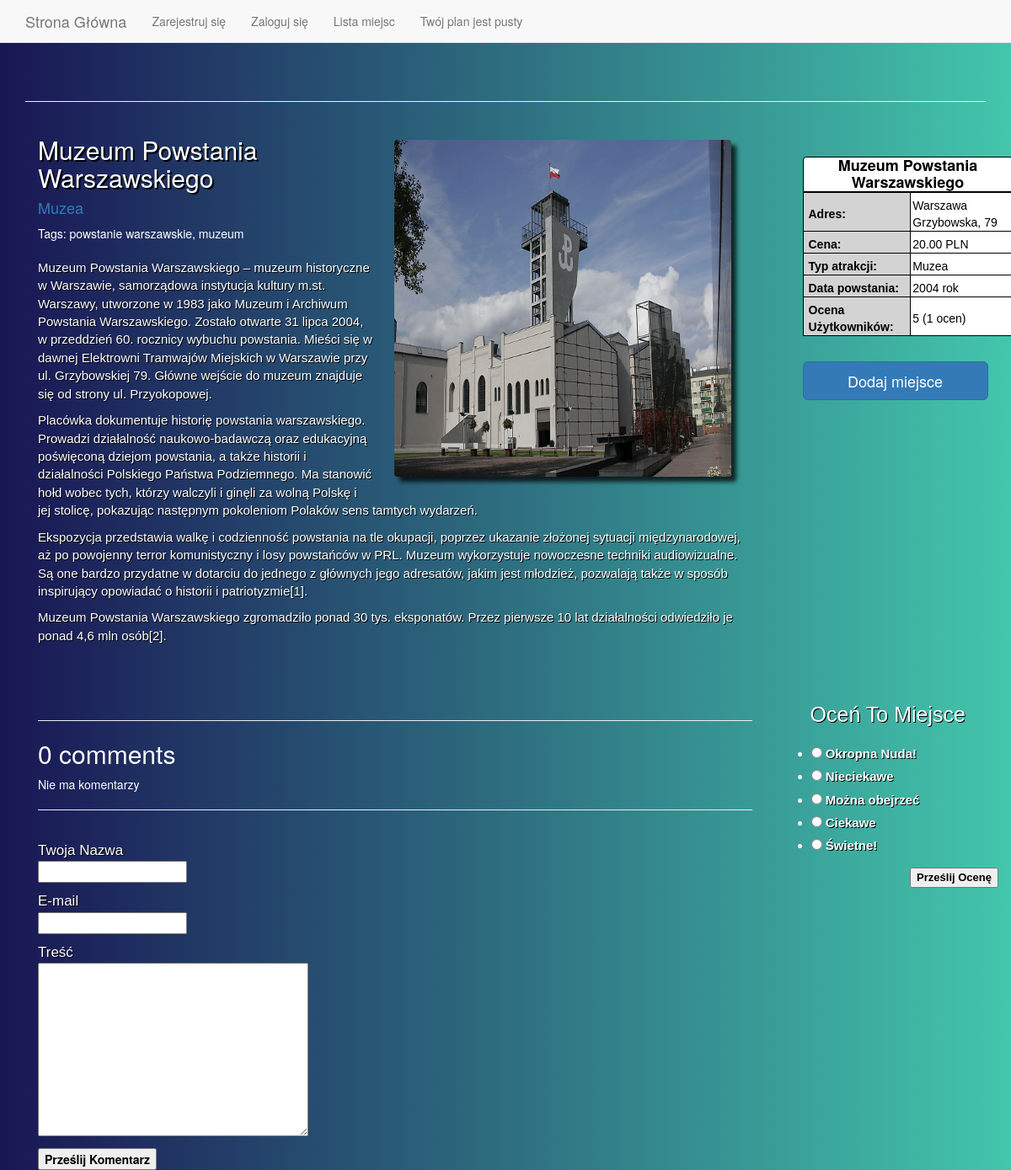
Before: /5/muzeum-powstania-warszawskiego/ with the older database file.
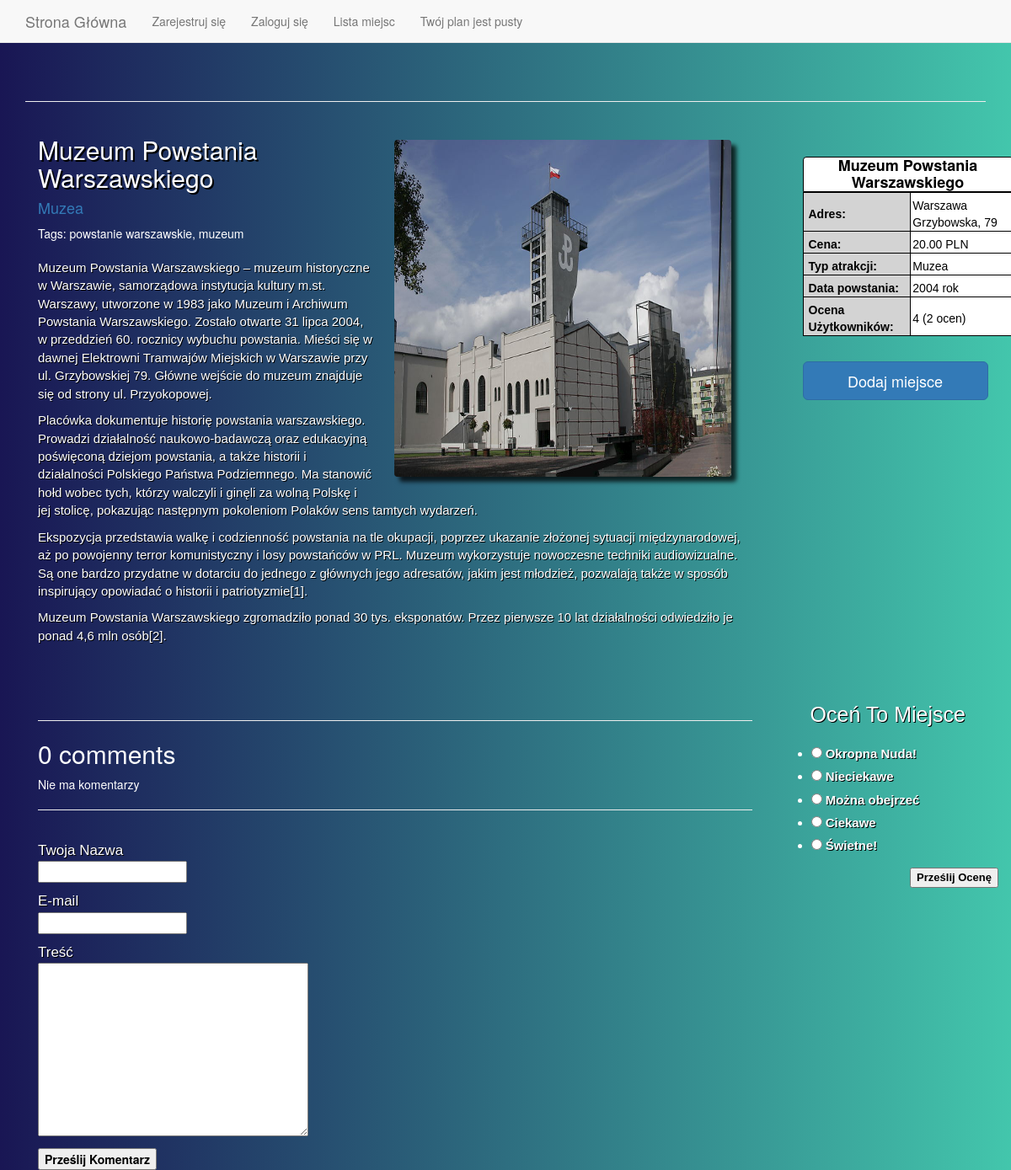
After: the same page with the newer database file.
### explorerapp/models.py (models this page shows, shortened)
class Place(models.Model):
    name = models.CharField(max_length=60)
    slug = models.SlugField(max_length=200, unique=True)
    description = models.TextField()
    category = models.ForeignKey(Category, related_name='places', on_delete=models.CASCADE)
    cost = models.DecimalField(max_digits=10, decimal_places=2)
    image = models.ImageField(upload_to='images/%Y/%m/%d', blank=True)
    created = models.DateTimeField(auto_now_add=True)
    updated = models.DateTimeField(auto_now=True)
    address = models.ForeignKey(Address, on_delete=models.CASCADE, null=True)
    creation_date = models.DecimalField(max_digits=4, decimal_places=0, )
    sum_of_rating = models.DecimalField(max_digits=9, decimal_places=2, default=5)
    num_of_ratings = models.IntegerField(default=1)
    tags = TaggableManager()
    class Meta:
        ordering = ('name',)

class Category(models.Model):
    name = models.CharField(max_length=200, db_index=True)
    slug = models.SlugField(max_length=200, unique=True)
    def __str__(self):
        return self.name
    def get_absolute_url(self):
        return reverse('explorer:places_list_by_category', args=[self.slug])

class Address(models.Model):
    street = models.CharField(max_length=60)
    city = models.ForeignKey(City, on_delete=models.CASCADE)
    location_number = models.CharField(max_length=10, blank=True)
    latitude = models.DecimalField(max_digits=10, decimal_places=8, null=True, blank=True)
    length = models.DecimalField(max_digits=11, decimal_places=8, null=True, blank=True)

class City(models.Model):
    name = models.CharField(max_length=30)
    slug = models.SlugField(max_length=30, unique=True)
    def __str__(self):
        return self.name

### explorerapp/views.py (the view, shortened to what this page needs)
# urls.py: path('<int:id>/<slug:slug>/', views.PlaceView.as_view(), name='place_detail'),
class PlaceView(View):
    template_name = 'explorer/place_detail.html'
    def place_detail(self):
        place = get_object_or_404(Place, id=self.kwargs['id'], slug=self.kwargs['slug'])
        return place
    def comments_get(self):
        place = get_object_or_404(Place, id=self.kwargs['id'], slug=self.kwargs['slug'])
        comments = place.comments.filter(active=True)
        return comments
    def get_context_data(self,  **kwargs):
        kwargs['place'] = self.place_detail()
        kwargs['comments'] = self.comments_get()
        if 'rating_form' not in kwargs:
            kwargs['rating_form'] = RatingForm()
        if 'comment_form' not in kwargs:
            kwargs['comment_form'] = CommentForm()
        return kwargs
    def get(self, request, *args, **kwargs):
        return render(request, self.template_name, self.get_context_data())

### explorerapp/forms.py
class RatingForm(forms.Form):
    OPTIONS = [
        (1, 'Okropna Nuda!'),
        (2, 'Nieciekawe'),
        (3, 'Można obejrzeć'),
        (4, 'Ciekawe'),
        (5, 'Świetne!')
    ]
    Rating = forms.ChoiceField(widget=forms.RadioSelect, choices=OPTIONS)

class CommentForm(forms.ModelForm):
    class Meta:
        model = Comment
        fields = ('name', 'email', 'body')
        labels = {
            'name': _('Twój nick'),
            'body': _('Treść')}

### plan/context_processors.py (called while the page is built)
def plan(request):
    return {'plan': Plan(request)}

### plan/plan.py (called while the page is built)
    def __len__(self):
        return sum(item['quantity'] for item in self.plan.values())

### explorerapp/templates/explorer/place_detail.html (shortened to what the changed rows need)
{% extends "explorer/base.html" %}
{% block content %}
  {% load static %}
  {% load mathfilters %}
  {% load bootstrap3 %}
    <link rel="stylesheet" type="text/css" href="{% static 'css/place_detail.css' %}">
        <div class="container">
          <div class="row" >
            <div class="col-md-9" style="">
                <img id="placeimg" style="float:right; margin:25px" src="{% if place.image %}{{ place.image.url }}{% else %}{% static 'img/no_image.png' %}{% endif %}">
                <div >
                    <h2 style="text-shadow: 2px 2px black;">{{ place.name }}</h2>
                      <h4><a href="{{ place.category.get_absolute_url }}">{{ place.category }}</a></h4>
                      <p class="tags">Tags: {{ place.tags.all|join:", " }}</p>
                <div id="description" class="description">
                      {{ place.description|linebreaks }}
                </div>
                </div>
            </div>
            <div class="col-md-3" id="information-table" >
                <h4 class="place-name">{{ place.name }}</h4>
                <table style="background-color:white;">
                    <tr >
                        <th>Adres:</th>
                        <td>{{place.address.city }} {{ place.address.street }}, {{place.address.location_number }}</td>
                    </tr>
                    <tr>
                        <th>Cena:</th>
                        <td>{{ place.cost }} PLN</td>
                    </tr>
                    <tr>
                        <th>Typ atrakcji: </th>
                        <td>{{ place.category }}</td>
                    </tr>
                    <tr>
                        <th>Data powstania: </th>
                        <td>{{ place.creation_date}} rok</td>
                    </tr>
                    <tr>
                        <th>Ocena Użytkowników:</th>
                        <td>{{ place.sum_of_rating|div:place.num_of_ratings |floatformat }} ({{ place.num_of_ratings }} ocen)</td>
                    </tr>
                </table>
                <br>
                <form action="{% url 'plan:plan_add' place.id %}"  method="post" class="plan_form" >
                    <input class="btn btn-primary btn-lg btn-block"  name="plan" type="submit" value="Dodaj miejsce" style="float:right" ></input>
                </form>
            </div>
          </div>
          <div class="row" >
              <div class="col-md-9" style="padding-top:60px;">
                  {% with comments.count as total_comments %}
                    <h2>
                        {{ total_comments }} comment{{ total_comments|pluralize }}
                    </h2>
                  {% endwith %}
              </div>
          </div>
        </div>
{% endblock %}

Changed rows visible on the page:
changed Place "Muzeum Powstania Warszawskiego": sum_of_rating|div "5" → "4"; num_of_ratings "1" → "2"
